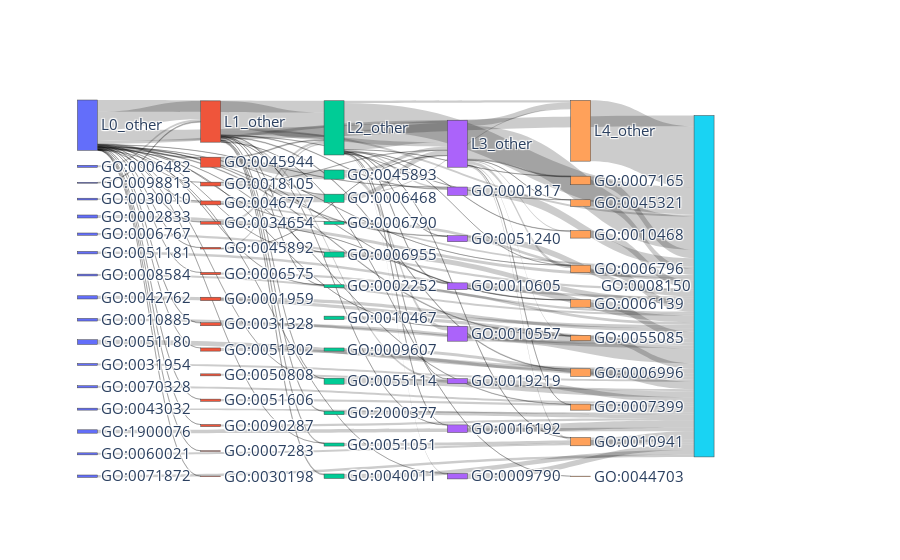

Notebook code for this chart:
### Code cell
brca_sankey = plot_sankey(sankey_value_id_brca, sankey_source_id_brca, sankey_target_id_brca,
                node_label, node_col, node_level, positive_flow=True)
